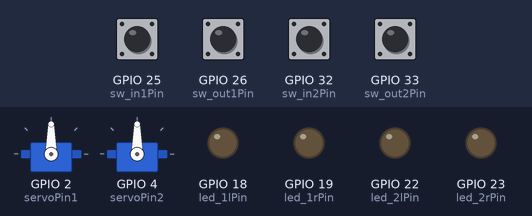
Recording of a sketch running on a simulated ESP32. Parts: 2 × servo, output pins drawn as LEDs (lit = HIGH). Dashed ring = blinking. The test bench sets the inputs (shaded band); at power-on: GPIO 25 (sw_in1Pin), GPIO 26 (sw_out1Pin), GPIO 32 (sw_in2Pin), GPIO 33 (sw_out2Pin) HIGH. The audio player accepts every command and is not drawn; what the sketch prints to the serial monitor is not drawn.

Above: at 6.7 s.
6.8 s: GPIO 25 (sw_in1Pin) pulled LOW for 0.15 s
At 9.03 s:
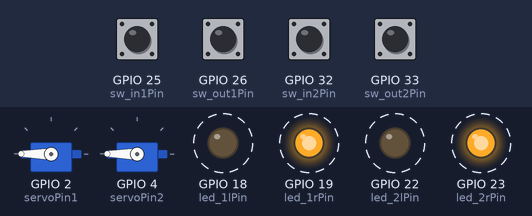
9.8 s: GPIO 26 (sw_out1Pin) pulled LOW for 0.15 s
At 10.08 s:
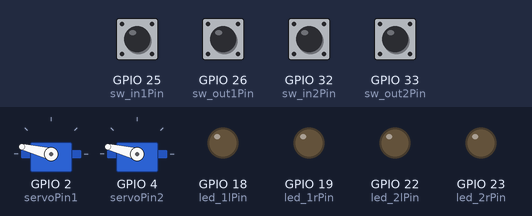
12.8 s: GPIO 25 (sw_in1Pin) pulled LOW for 1 s
At 12.98 s:
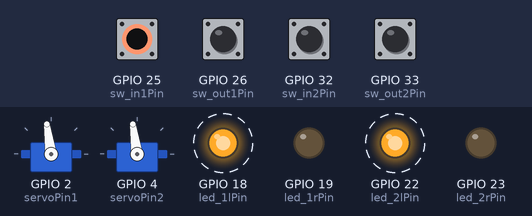
15.8 s: GPIO 26 (sw_out1Pin) pulled LOW for 1 s
At 16.39 s:
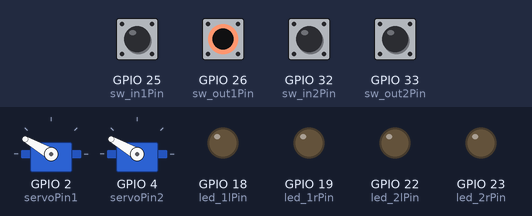
19.0 s: GPIO 32 (sw_in2Pin) pulled LOW for 0.15 s
At 19.49 s:
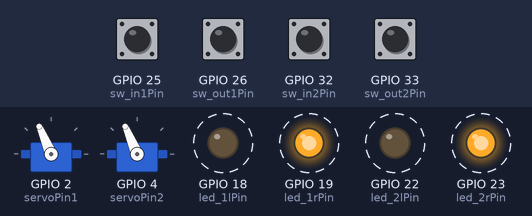
Timing chart, 0 to 23.0 s (numbered marks = the images above; inputs shaded):
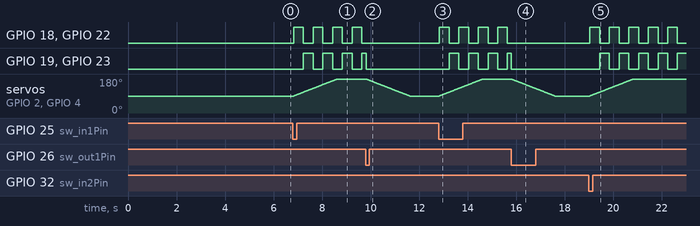

Measured:
- after the input at 6.8 s, GPIO 18 (led_1lPin), GPIO 22 (led_2lPin): alternates HIGH for 0.40 s and LOW for 0.40 s, starting at once; GPIO 19 (led_1rPin), GPIO 23 (led_2rPin): alternates HIGH for 0.40 s and LOW for 0.40 s, starting after 0.43 s; servo on GPIO 2 (servoPin1), servo on GPIO 4 (servoPin2): moves from 90° to 180° over 1.8 s, starting at once
- after the input at 9.8 s, GPIO 18 (led_1lPin), GPIO 22 (led_2lPin): stops changing and stays LOW; servo on GPIO 2 (servoPin1), servo on GPIO 4 (servoPin2): moves from 180° to 90° over 1.8 s, starting at once
- after the input at 12.8 s, GPIO 18 (led_1lPin), GPIO 22 (led_2lPin): alternates HIGH for 0.40 s and LOW for 0.40 s, starting at once; GPIO 19 (led_1rPin), GPIO 23 (led_2rPin): alternates HIGH for 0.40 s and LOW for 0.40 s, starting after 0.44 s; servo on GPIO 2 (servoPin1), servo on GPIO 4 (servoPin2): moves from 90° to 180° over 1.8 s, starting at once
- after the input at 15.8 s, GPIO 18 (led_1lPin), GPIO 22 (led_2lPin): stops changing and stays LOW; servo on GPIO 2 (servoPin1), servo on GPIO 4 (servoPin2): moves from 180° to 90° over 1.8 s, starting at once
- after the input at 19.0 s, GPIO 18 (led_1lPin), GPIO 22 (led_2lPin): alternates HIGH for 0.40 s and LOW for 0.40 s, starting at once; GPIO 19 (led_1rPin), GPIO 23 (led_2rPin): alternates HIGH for 0.40 s and LOW for 0.40 s, starting after 0.44 s; servo on GPIO 2 (servoPin1), servo on GPIO 4 (servoPin2): moves from 90° to 180° over 1.8 s, starting at once

The sketch:

crossing_double.ino
```cpp
#include <HardwareSerial.h>
#include <ESP32Servo.h>
#include <DFRobotDFPlayerMini.h>
#include "RailSwitch.h"

const int sw_in1Pin = 25;
const int sw_out1Pin = 26;
const int sw_in2Pin = 32;
const int sw_out2Pin = 33;
const int serial_rx = 14;
const int serial_tx = 15;
const int led_1lPin = 18;
const int led_1rPin = 19;
const int led_2lPin = 22;
const int led_2rPin = 23;
const int servoPin1 = 2;
const int servoPin2 = 4;

#define LED_L 1
#define LED_R 2
#define DF_VOLUME 29

Servo sv1, sv2;
RailSwitch sw_in1(sw_in1Pin), sw_out1(sw_out1Pin), sw_in2(sw_in2Pin), sw_out2(sw_out2Pin);
DFRobotDFPlayerMini myDFPlayer;
HardwareSerial hs(2);
int angle, led_ctr, led_lr;
bool is_passing1, is_passing2, is_passing_first;

void setup() {
  Serial.begin(115200);

  // スイッチ初期化
  sw_in1.begin();
  sw_out1.begin();
  sw_in2.begin();
  sw_out2.begin();

  // サーボモーター初期化
  angle = 90;
  sv1.attach(servoPin1);
  sv2.attach(servoPin2);
  sv1.write(angle);
  sv2.write(angle);

  // DFPlayer初期化
  hs.begin(9600, SERIAL_8N1, serial_rx, serial_tx);
  int count = 0;
  while (count < 10) {
    delay(3000);
    if (!myDFPlayer.begin(hs)) {
      count++;
      Serial.print("DFPlayer initialize attempt ");
      Serial.println(count);
    }
    else {
      break;
    }
  }

  // LED初期化
  pinMode(led_1lPin, OUTPUT);
  pinMode(led_1rPin, OUTPUT);
  pinMode(led_2lPin, OUTPUT);
  pinMode(led_2rPin, OUTPUT);

  // DFPlayer初期化状態出力
  if (count < 10) {
    Serial.println("DFPlayer Initialized.");
    myDFPlayer.volume(DF_VOLUME);
    myDFPlayer.play(2);
    delay(2000);
  }
  else {
    Serial.println("DFPlayer Error.");
    digitalWrite(led_1lPin, HIGH);
    digitalWrite(led_1rPin, HIGH);
    digitalWrite(led_2lPin, HIGH);
    digitalWrite(led_2rPin, HIGH);
    delay(2000);
  }

  // LED消灯
  digitalWrite(led_1lPin, LOW);
  digitalWrite(led_1rPin, LOW);
  digitalWrite(led_2lPin, LOW);
  digitalWrite(led_2rPin, LOW);
  is_passing1 = false;
  is_passing2 = false;
  is_passing_first = true;
}

void loop(){
  // 1組み目のスイッチに列車が進入した？
  if (sw_in1.is_pushed()) {
    is_passing1 = true;
  }
  // 1組目のスイッチから列車が出た？
  else if (sw_out1.is_pushed()) {
    is_passing1 = false;
  }
  // 2組目のスイッチに列車が進入した？
  if (sw_in2.is_pushed()) {
    is_passing2 = true;
  }
  // 2組目のスイッチから列車が出た？
  else if (sw_out2.is_pushed()) {
    is_passing2 = false;
  }
  // どちらかに列車が進入した？
  if (is_passing1 || is_passing2) {
    // 進入直後の場合
    if (is_passing_first) {
      is_passing_first = false;
      // LEDの状態を初期化
      led_ctr = 20;
      led_lr = LED_L;
      // 警告音を再生
      myDFPlayer.play(1);
    }
    // 遮断桿が下り切っていない？
    if (angle < 180) {
      // 遮断桿を1度ずつ下す
      angle++;
      sv1.write(angle);
      sv2.write(angle);
    }
    // 変数led_lrの値に応じて左右どちらかのLEDを点灯
    digitalWrite(led_1lPin, led_lr == LED_L ? HIGH : LOW);
    digitalWrite(led_1rPin, led_lr == LED_R ? HIGH : LOW);
    digitalWrite(led_2lPin, led_lr == LED_L ? HIGH : LOW);
    digitalWrite(led_2rPin, led_lr == LED_R ? HIGH : LOW);
    // loop関数を20回実行したら点灯するLEDの左右を切り替え
    led_ctr--;
    if (led_ctr == 0) {
      led_ctr = 20;
      led_lr = (led_lr == LED_L) ? LED_R : LED_L;
    }
  }
  // 両方から列車が出ていて、かつ遮断桿が上り切っていない？
  else if (!is_passing1 && !is_passing2 && angle > 90) {
    is_passing_first = true;
    // 遮断桿を1度ずつ上げる
    angle--;
    sv1.write(angle);
    sv2.write(angle);
    // 警告音を止める
    myDFPlayer.pause();
    // LEDを消灯する
    digitalWrite(led_1lPin, LOW);
    digitalWrite(led_1rPin, LOW);
    digitalWrite(led_2lPin, LOW);
    digitalWrite(led_2rPin, LOW);
  }
  delay(20);
}
```

RailSwitch.cpp
```cpp
#include "RailSwitch.h"
#include <Arduino.h>

RailSwitch::RailSwitch(int _pin) {
  pin = _pin;
  delay = 1000;
}

RailSwitch::RailSwitch(int _pin, unsigned long _delay) {
  pin = _pin;
  delay = _delay;
}

void RailSwitch::begin(void) {
  pinMode(pin, INPUT_PULLUP);
  attachInterruptArg(pin, &on_interrupt, this, FALLING);
}

void IRAM_ATTR on_interrupt(void *arg) {
  RailSwitch* s = static_cast<RailSwitch*>(arg);
  s->set_pushed();
}

void RailSwitch::set_pushed(void) {
  t = millis();
  pushed = true;
}

void RailSwitch::reset_pushed(void) {
  t = 0;
  pushed = false;
}

bool RailSwitch::is_pushed(void) {
  unsigned long now;

  if (pushed) {
    now = millis();
    if (now - t < delay) {
      return true;
    }
    else {
      reset_pushed();
      return false;
    }
  }
  else {
    return false;
  }
}
```

RailSwitch.h
```cpp
#ifndef __RAIL_SWITCH_H__
#define __RAIL_SWITCH_H__
class RailSwitch {
  protected:
    int pin;
    bool pushed;
    unsigned long delay;
    unsigned long t;

  public:
    RailSwitch(int _pin);
    RailSwitch(int _pin, unsigned long _delay);
    void begin(void);
    void set_pushed(void);
    void reset_pushed(void);
    bool is_pushed(void);
};

void on_interrupt(void *arg);
#endif
```
